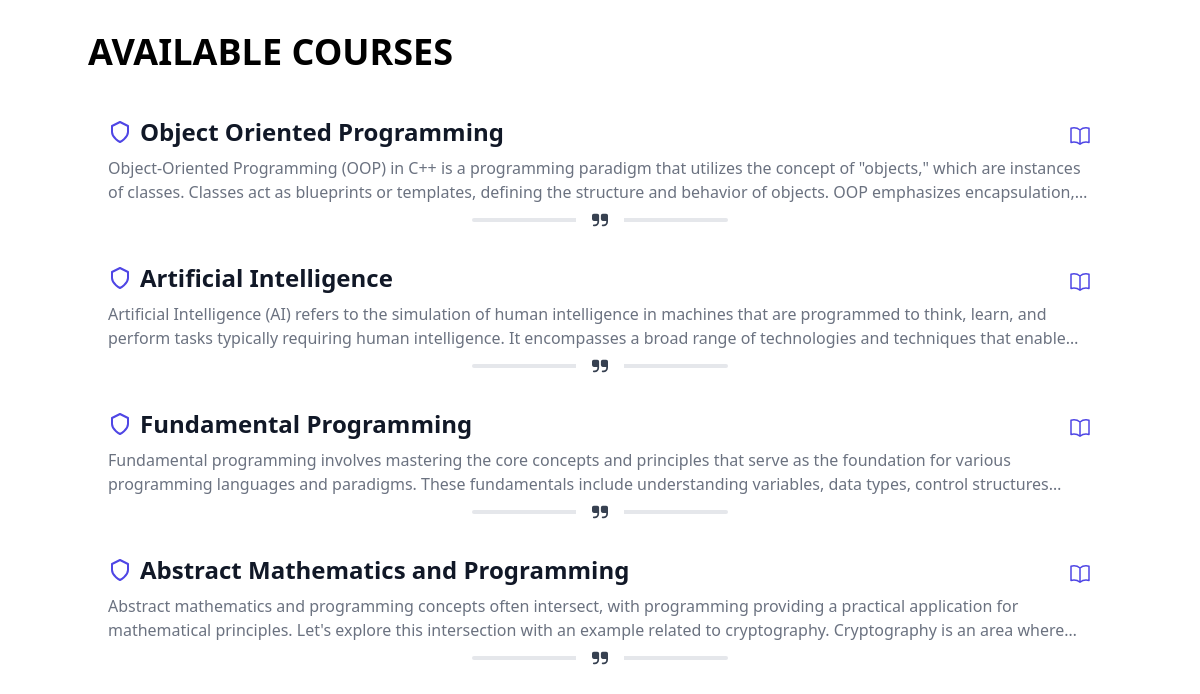
Page /courses/ on the committed database.
### lms_app/models.py (models this page shows)
class Course(models.Model):
    title = models.CharField(max_length=100)
    description = models.TextField(default="")
    def __str__(self):
        return self.title

### lms_app/views.py (the view)
# urls.py: path('courses/', views.course_list, name='course_list'),
def course_list(request):
    courses = Course.objects.all()
    print(courses)
    return render(request, 'course_list.html', {'courses': courses})

### lms_app/templates/course_list.html (shortened to what this page needs)
{% extends 'Layout.html' %}
{% block content %}
<div class="container mx-auto mt-8">
    <h2 class="text-4xl uppercase font-bold mb-8 mt-4">Available Courses</h2>
    <ul class="space-y-4">
        {% for course in courses %}
        <li class="transition-all duration-300 hover:bg-[#f2f2] pt-3 pb-1 pl-5 pr-5 flex flex-col justify-center items-center rounded-md no-underline">
            <a href="{% url 'course_detail' course.id %}"
                class="text-indigo-600 transition-all duration-300 no-underline">
                <div class="flex-1 flex flex-row justify-between items-center">
                    <div class="flex items-center mb-2">
                        <svg xmlns="http://www.w3.org/2000/svg" fill="none" viewBox="0 0 24 24" stroke="currentColor"
                            class="h-6 w-6 text-indigo-600 mr-2">
                            <path stroke-linecap="round" stroke-linejoin="round" stroke-width="2"
                                d="M12 22s8-4 8-10V6l-8-4-8 4v6c0 6 8 10 8 10z" />
                        </svg>
                        <h3 class="text-2xl font-semibold text-gray-900">{{ course.title }}</h3>
                    </div>
                </div>
                <p class="text-gray-500 text-1xl line-clamp-2">{{ course.description }}</p>
                <div class="inline-flex items-center justify-center w-full">
                    <div class="absolute px-4 -translate-x-1/2 bg-white left-1/2 dark:bg-gray-900">
                    </div>
                </div>
            </a>
        </li>
        {% endfor %}
    </ul>
</div>
{% endblock %}

### lms_app/templates/Layout.html (shortened to what this page needs)
<!DOCTYPE html>
<html lang="en">
<head>
    <link href="https://cdn.jsdelivr.net/npm/tailwindcss@2.2.19/dist/tailwind.min.css" rel="stylesheet">
    <script src="https://cdn.tailwindcss.com?plugins=forms,typography,aspect-ratio,line-clamp"></script>
</head>
<body>
    <div>
        {% block content %}{% endblock %}
    </div>
</body>
</html>

### lms_app/templates/Layout.html (style rules this page uses)
* { margin: 0; padding: 0; box-sizing: border-box; }

### rows in the picture
Course: title "Object Oriented Programming", description "Object-Oriented Programming (OOP) in C++ is a programming paradigm that utilizes the concept of \"objects,\" which are instances of classes. Classes act as blueprints or templates, defining the structure and behavior of objects. OOP emphasizes…"
Course: title "Artificial Intelligence", description "Artificial Intelligence (AI) refers to the simulation of human intelligence in machines that are programmed to think, learn, and perform tasks typically requiring human intelligence. It encompasses a broad range of technologies and techniques that…"
Course: title "Fundamental Programming", description "Fundamental programming involves mastering the core concepts and principles that serve as the foundation for various programming languages and paradigms. These fundamentals include understanding variables, data types, control…"
Course: title "Abstract Mathematics and Programming", description "Abstract mathematics and programming concepts often intersect, with programming providing a practical application for mathematical principles. Let's explore this intersection with an example related to cryptography. Cryptography is an area…"
